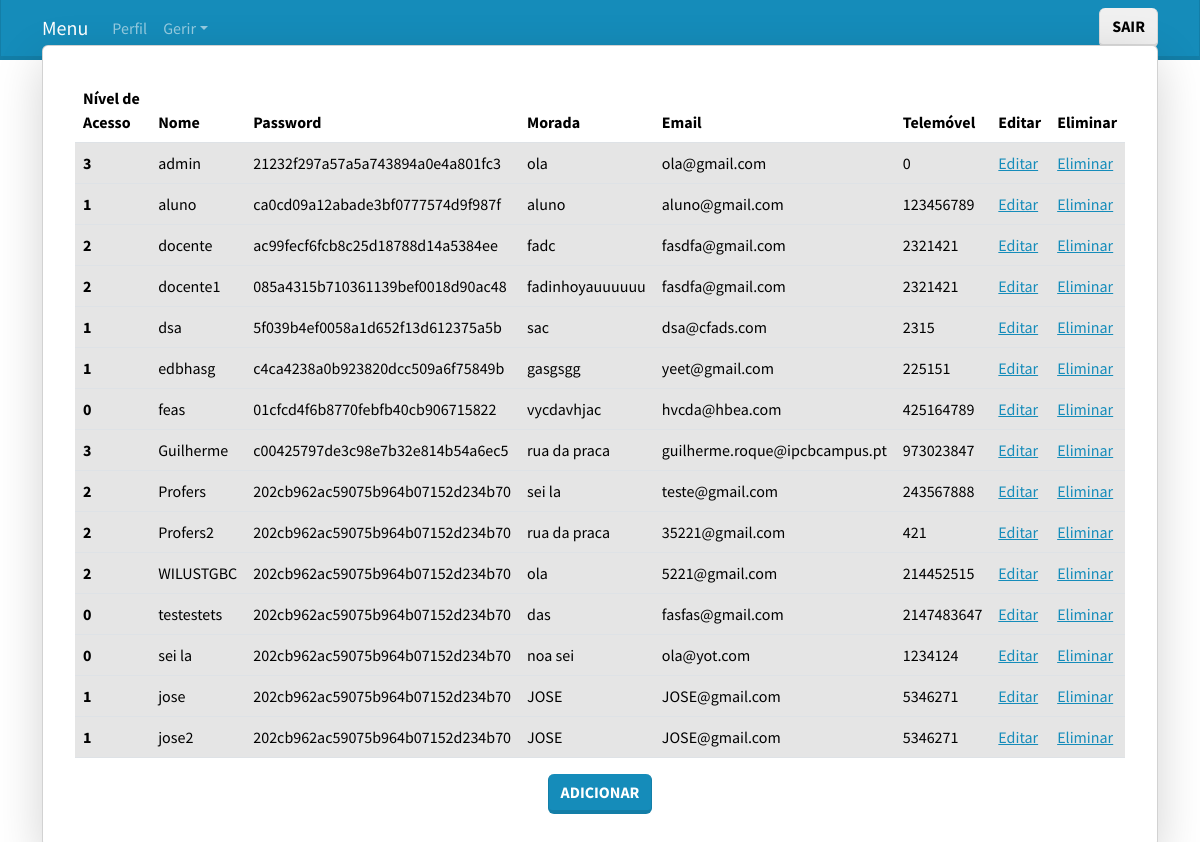
Screenshot of /paginas/utilizadores.php (signed in) with the database file from the repository.
### tables this page shows
CREATE TABLE `utilizador` (
  `id_utilizador` int(40) NOT NULL,
  `nome` varchar(60) NOT NULL,
  `password` varchar(100) NOT NULL,
  `morada` varchar(100) NOT NULL,
  `email` varchar(100) NOT NULL,
  `telemovel` int(10) NOT NULL,
  `tipo_utilizador` int(1) NOT NULL DEFAULT 0
);

### paginas/utilizadores.php (the view, shortened to what this page needs)
<!DOCTYPE html>
<?php include 'cabecalho.php'; include '../basedados/basedados.h';?>
<?php  $sql = "SELECT * FROM utilizador";
        $result = mysqli_query($conn, $sql);?>
<?php if (!empty($_SESSION['tipo_utilizador']) &&  $_SESSION['tipo_utilizador'] == 3) : ?>
<html lang="pt">
<head>
    <link rel="stylesheet" href="bootstrap.css">
</head>
<body>
    <div class="container d-flex justify-content-center align-items-center" style="height: 100vh;">
        <div class="card shadow-lg p-3 mb-5 bg-white rounded " style="margin-top: 20px;">
            <div class="card-body">
                <table class="table table-hover">
                    <thead>
                        <tr>
                            <th scope="col">Nível de Acesso</th>
                            <th scope="col">Nome</th>
                            <th scope="col">Password</th>
                            <th scope="col">Morada</th>
                            <th scope="col">Email</th>
                            <th scope="col">Telemóvel</th>
                            <th scope="col">Editar</th>
                            <th scope="col">Eliminar</th>
                        </tr>
                    </thead>
                    <tbody>
                        <?php
                        while ($row = mysqli_fetch_assoc($result)) {
                            ?>
                            <tr class="table-active">
                                <th scope="row"><?php echo $row['tipo_utilizador']; ?></th>
                                <td><?php echo $row['nome']; ?></td>
                                <td><?php echo $row['password']; ?></td>
                                <td><?php echo $row['morada']; ?></td>
                                <td><?php echo $row['email']; ?></td>
                                <td><?php echo $row['telemovel']; ?></td>
                                <?php
                                echo "<td><a href=\"editarUtilizadorformulario.php?nome=". $row['nome']."\">Editar</a></td>";
                                echo "<td><a href=\"eliminarUtilizadorformulario.php?nome=". $row['nome']."\">Eliminar</a></td> ";
                                ?>
                            </tr>
                            <?php
                        }
                        ?>
                    </tbody>
                </table>
                <div style="display: flex; justify-content: center;"><a type="button" class="btn btn-primary" href="adicionarUtilizadorformulario.php">Adicionar</button></a> </div>
            </div>
        </div>
    </div>
        </body>
</html>
<?php else: header("Location:Erro.php");?>
<?php endif ?>

### rows the page displays
utilizador: tipo_utilizador "3", nome "admin", password "21232f297a57a5a743894a0e4a801fc3", morada "ola", email "ola@gmail.com", telemovel "0"
utilizador: tipo_utilizador "1", nome "aluno", password "ca0cd09a12abade3bf0777574d9f987f", morada "aluno", email "aluno@gmail.com", telemovel "123456789"
utilizador: tipo_utilizador "2", nome "docente", password "ac99fecf6fcb8c25d18788d14a5384ee", morada "fadc", email "fasdfa@gmail.com", telemovel "2321421"
utilizador: tipo_utilizador "2", nome "docente1", password "085a4315b710361139bef0018d90ac48", morada "fadinhoyauuuuuu", email "fasdfa@gmail.com", telemovel "2321421"
utilizador: tipo_utilizador "1", nome "dsa", password "5f039b4ef0058a1d652f13d612375a5b", morada "sac", email "dsa@cfads.com", telemovel "2315"
utilizador: tipo_utilizador "1", nome "edbhasg", password "c4ca4238a0b923820dcc509a6f75849b", morada "gasgsgg", email "yeet@gmail.com", telemovel "225151"
utilizador: tipo_utilizador "0", nome "feas", password "01cfcd4f6b8770febfb40cb906715822", morada "vycdavhjac", email "hvcda@hbea.com", telemovel "425164789"
utilizador: tipo_utilizador "3", nome "Guilherme", password "c00425797de3c98e7b32e814b54a6ec5", morada "rua da praca", email "guilherme.roque@ipcbcampus.pt", telemovel "973023847"
utilizador: tipo_utilizador "2", nome "Profers", password "202cb962ac59075b964b07152d234b70", morada "sei la", email "teste@gmail.com", telemovel "243567888"
utilizador: tipo_utilizador "2", nome "Profers2", password "202cb962ac59075b964b07152d234b70", morada "rua da praca", email "35221@gmail.com", telemovel "421"
utilizador: tipo_utilizador "2", nome "WILUSTGBC", password "202cb962ac59075b964b07152d234b70", morada "ola", email "5221@gmail.com", telemovel "214452515"
utilizador: tipo_utilizador "0", nome "testestets", password "202cb962ac59075b964b07152d234b70", morada "das", email "fasfas@gmail.com", telemovel "2147483647"
utilizador: tipo_utilizador "0", nome "sei la", password "202cb962ac59075b964b07152d234b70", morada "noa sei", email "ola@yot.com", telemovel "1234124"
utilizador: tipo_utilizador "1", nome "jose", password "202cb962ac59075b964b07152d234b70", morada "JOSE", email "JOSE@gmail.com", telemovel "5346271"
utilizador: tipo_utilizador "1", nome "jose2", password "202cb962ac59075b964b07152d234b70", morada "JOSE", email "JOSE@gmail.com", telemovel "5346271"
